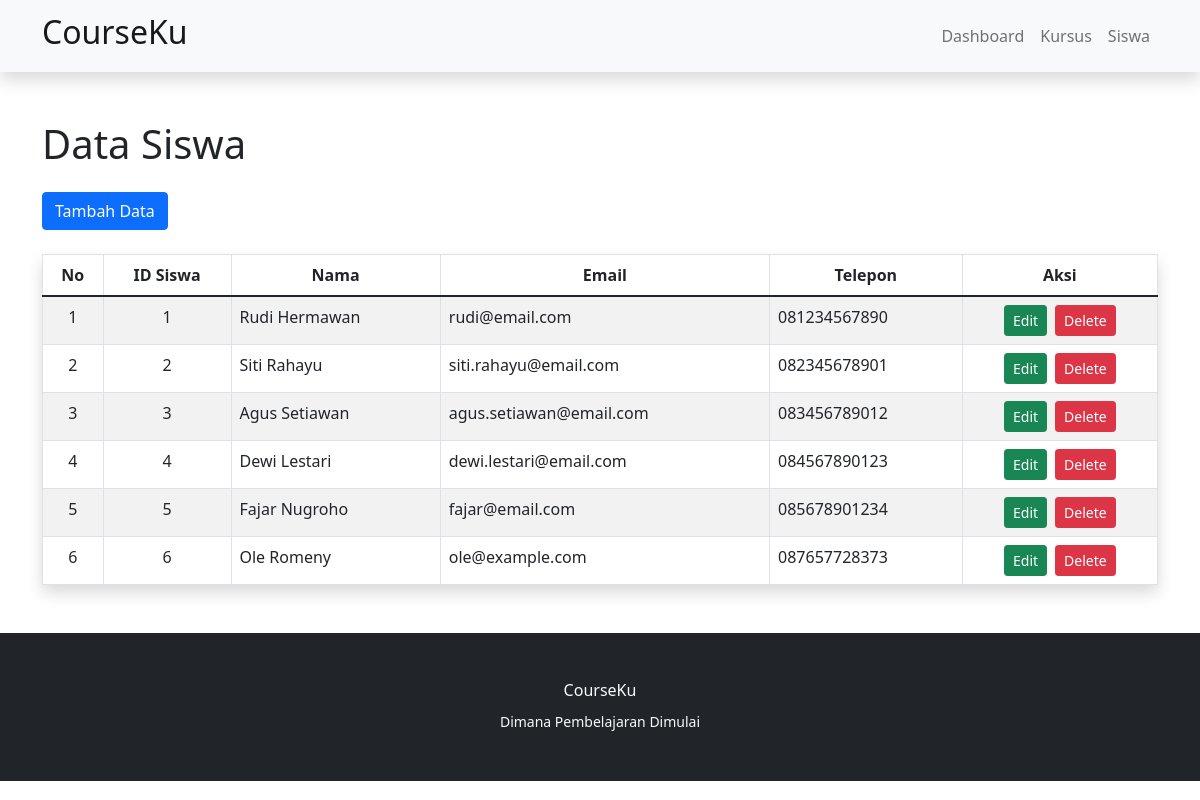
The app's page /siswa/tampilsis.php with its own data.
### tables this page shows
CREATE TABLE `siswa` (
  `id_siswa` int(11) NOT NULL,
  `nama` varchar(100) NOT NULL,
  `email` varchar(100) NOT NULL,
  `no_telepon` varchar(20) DEFAULT NULL
);

### siswa/tampilsis.php (the view, shortened to what this page needs)
<?php
include '../inc/config.php';
?>
<!DOCTYPE html>
<html lang="en">
<head>
    <link href="../css/bootstrap.min.css" rel="stylesheet">
</head>
<body>
    <nav class="navbar navbar-expand-lg navbar-light bg-light shadow">
        <div class="container">
            <a class="navbar-brand" href="#">
                <h2>CourseKu</h2>
            </a>
            <div class="collapse navbar-collapse justify-content-end" id="navbarNavDropdown">
                <ul class="navbar-nav">
                    <li class="nav-item">
                        <a class="nav-link" href="../index.php">Dashboard</a>
                    </li>
                    <li class="nav-item">
                        <a class="nav-link" href="../kursus/tampil.php">Kursus</a>
                    </li>
                    <li class="nav-item">
                        <a class="nav-link" href="">Siswa</a>
                    </li>
                </ul>
            </div>
        </div>
    </nav>
    <div class="container">
        <h1 class="mb-2 mt-5">Data Siswa</h1>
        <a href="tambahsis.php"><button type="button" class="btn btn-primary mb-4 mt-3">Tambah Data</button></a>
        <table class="table table-bordered table-hover table-striped shadow rounded">
            <thead>
                <th>
                    <center>No</center>
                </th>
                <th>
                    <center>ID Siswa</center>
                </th>
                <th>
                    <center>Nama</center>
                </th>
                <th>
                    <center>Email</center>
                </th>
                <th>
                    <center>Telepon</center>
                </th>
                <th>
                    <center>Aksi</center>
                </th>
            </thead>
            <?php
            $no = 1;
            $data = mysqli_query($conn, 'SELECT * FROM siswa');
            while ($row = mysqli_fetch_array($data)) {
                ?>
                <tr>
                    <td>
                        <center><?php echo $no++; ?></center>
                    </td>
                    <td>
                        <center><?php echo $row['id_siswa']; ?></center>
                    </td>
                    <td><?php echo $row['nama']; ?></td>
                    <td><?php echo $row['email']; ?></td>
                    <td><?php echo $row['no_telepon']; ?></td>
                    <td>
                        <div class="d-flex justify-content-center gap-2">
                            <a href="editsis.php?kode=<?php echo $row['id_siswa'] ?>" class="btn btn-sm btn-success">
                                <i class="bi bi-pencil-square"></i> Edit
                            </a>
                            <a href="hapussis.php?kode=<?php echo $row['id_siswa'] ?>" class="btn btn-sm btn-danger"
                                onclick="return confirm('Apakah anda yakin ingin menghapus data ini?')">
                                <i class="bi bi-trash"></i> Delete
                            </a>
                        </div>
                    </td>
                </tr>
                <?php
            }
            ?>
        </table>
    </div>
    <footer class="bg-dark py-5 mt-5">
        <div class="container text-light text-center">
            <h6>CourseKu</h6>
            <small>Dimana Pembelajaran Dimulai</small>
        </div>
    </footer>
</body>
</html>

### records on screen
siswa: id_siswa "1", nama "Rudi Hermawan", email "rudi@email.com", no_telepon "081234567890"
siswa: id_siswa "2", nama "Siti Rahayu", email "siti.rahayu@email.com", no_telepon "082345678901"
siswa: id_siswa "3", nama "Agus Setiawan", email "agus.setiawan@email.com", no_telepon "083456789012"
siswa: id_siswa "4", nama "Dewi Lestari", email "dewi.lestari@email.com", no_telepon "084567890123"
siswa: id_siswa "5", nama "Fajar Nugroho", email "fajar@email.com", no_telepon "085678901234"
siswa: id_siswa "6", nama "Ole Romeny", email "ole@example.com", no_telepon "087657728373"
